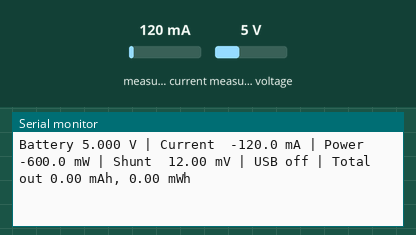
This sketch was run on a simulated ESP32. On the bench: the last lines printed to the serial monitor. Inputs (shaded band) come from the test bench; at power-on: measured voltage 5 V, measured current 120 mA.

Above: at 7.9 s.
8.0 s: measured voltage set to 0.4 V
At 8.31 s:
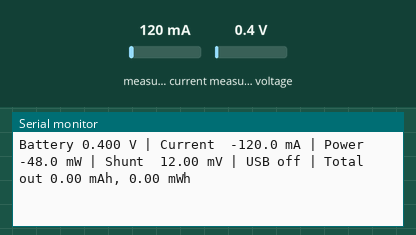
9.5 s: measured voltage set to 0.7 V
At 9.82 s:
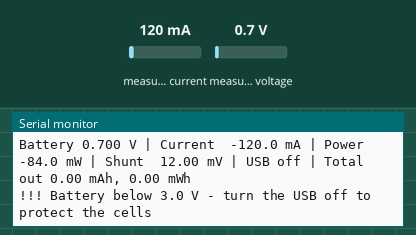

The sketch:

ina219_battery_test.ino
```cpp
// INA219 battery / USB boost test
//
// Wiring:
//   INA219 VCC -> ESP32 3V3        INA219 SDA -> GPIO 25
//   INA219 GND -> common ground    INA219 SCL -> GPIO 26
//   Battery +  -> INA219 VIN-
//   INA219 VIN+ -> switch -> boost IN+
//   Battery -  -> common ground -> boost IN-
//
// Open Serial Monitor at 115200 baud. Flip the switch to start the USB output.

#include <Wire.h>
#include <Adafruit_INA219.h>

const int SDA_PIN = 25;
const int SCL_PIN = 26;
const unsigned long SAMPLE_INTERVAL_MS = 500;
const float USB_ON_THRESHOLD_MA = 15.0;
const float LOW_BATTERY_V = 3.0;

// Battery on VIN- with the boost on VIN+ makes outflow read negative.
// Set to 1.0 if the battery is on VIN+ instead.
const float OUTFLOW_SIGN = -1.0;

Adafruit_INA219 ina219(0x40);

unsigned long lastSampleMs = 0;
unsigned long usbOnSinceMs = 0;
bool usbOn = false;
float sessionmAh = 0;
float sessionmWh = 0;
float totalmAh = 0;
float totalmWh = 0;

void setup() {
  Serial.begin(115200);
  delay(500);

  Wire.begin(SDA_PIN, SCL_PIN);
  if (!ina219.begin(&Wire)) {
    Serial.println("INA219 not found. Check SDA=25, SCL=26, VCC=3V3 and GND.");
    while (true) delay(1000);
  }

  // Phone charging pulls well over 400 mA from the pack, so use the 2 A range.
  ina219.setCalibration_32V_2A();

  Serial.println("INA219 ready. Battery idle readings below; flip the switch to enable USB.");
  Serial.println();
  lastSampleMs = millis();
}

void loop() {
  unsigned long now = millis();
  if (now - lastSampleMs < SAMPLE_INTERVAL_MS) return;
  float dtHours = (now - lastSampleMs) / 3600000.0;
  lastSampleMs = now;

  float busV = ina219.getBusVoltage_V();
  float shuntmV = ina219.getShuntVoltage_mV();
  float currentmA = ina219.getCurrent_mA();

  // Bus voltage is measured at VIN-, so it is the battery voltage when the battery sits on VIN-.
  float batteryV = OUTFLOW_SIGN < 0 ? busV : busV + shuntmV / 1000.0;
  float outflowmA = OUTFLOW_SIGN * currentmA;
  float outflowmW = batteryV * outflowmA;

  bool nowOn = outflowmA > USB_ON_THRESHOLD_MA;
  if (nowOn && !usbOn) {
    usbOnSinceMs = now;
    sessionmAh = 0;
    sessionmWh = 0;
    Serial.println(">>> USB output ON");
  } else if (!nowOn && usbOn) {
    Serial.printf("<<< USB output OFF after %.1f s: %.2f mAh, %.2f mWh delivered\n",
                  (now - usbOnSinceMs) / 1000.0, sessionmAh, sessionmWh);
  }
  usbOn = nowOn;

  if (usbOn) {
    sessionmAh += outflowmA * dtHours;
    sessionmWh += outflowmW * dtHours;
    totalmAh += outflowmA * dtHours;
    totalmWh += outflowmW * dtHours;
  }

  Serial.printf("Battery %.3f V | Current %7.1f mA | Power %7.1f mW | Shunt %6.2f mV | USB %-3s | Total out %.2f mAh, %.2f mWh\n",
                batteryV, outflowmA, outflowmW, shuntmV, usbOn ? "ON" : "off", totalmAh, totalmWh);

  if (batteryV < LOW_BATTERY_V && batteryV > 0.5) {
    Serial.println("!!! Battery below 3.0 V - turn the USB off to protect the cells");
  }
}
```

Measured:
- the behaviour switches between 0.5 and 0.6 V on measured voltage (found by bisection; images 1 and 2)
- after the input at 8.0 s, the serial monitor: prints a new line at once (image 1)
- after the input at 9.5 s, the serial monitor: prints a new line at once (image 2)
